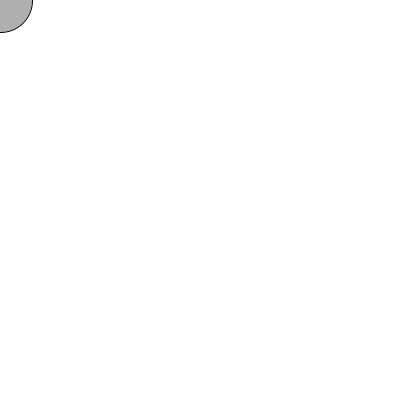
Frame 1 (no input)
Frame 60 (the mouse pressed at the canvas centre just before this capture): identical to frame 1, image omitted
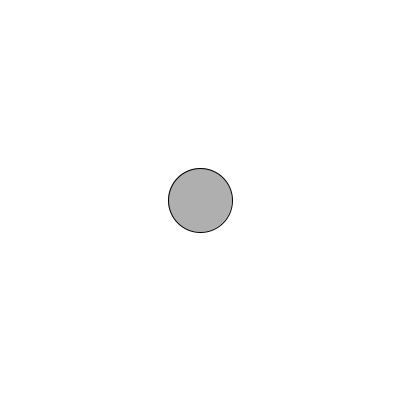
Frame 120 (the mouse held since frame 60 and released just before this capture)

The Processing sketch that drew these frames (run headless with seeded random() and noise(); from frame 60 on, the mouse is pressed at the canvas centre):

// Processing sketch: exemple_18_02_attrapeur_oo
// ── exemple_18_02_attrapeur_oo.pde
Attrapeur attrapeur;

void setup() {
  size(400, 400);
  attrapeur = new Attrapeur(32);
}

void draw() {
  background(255);
  attrapeur.placer(mouseX, mouseY);
  attrapeur.dessiner();
}
// ── Attrapeur.pde
class Attrapeur {
  float r;    // Rayon
  float x, y; // Position
  
  Attrapeur(float r) {
    this.r = r;
    x = 0;
    y = 0;
  }
  
  void placer(float x, float y) {
    this.x = x;
    this.y = y;
  }
  
  void dessiner() {
    stroke(0);
    fill(175);
    ellipse(x, y, 2 * r, 2 * r);
  }
}
